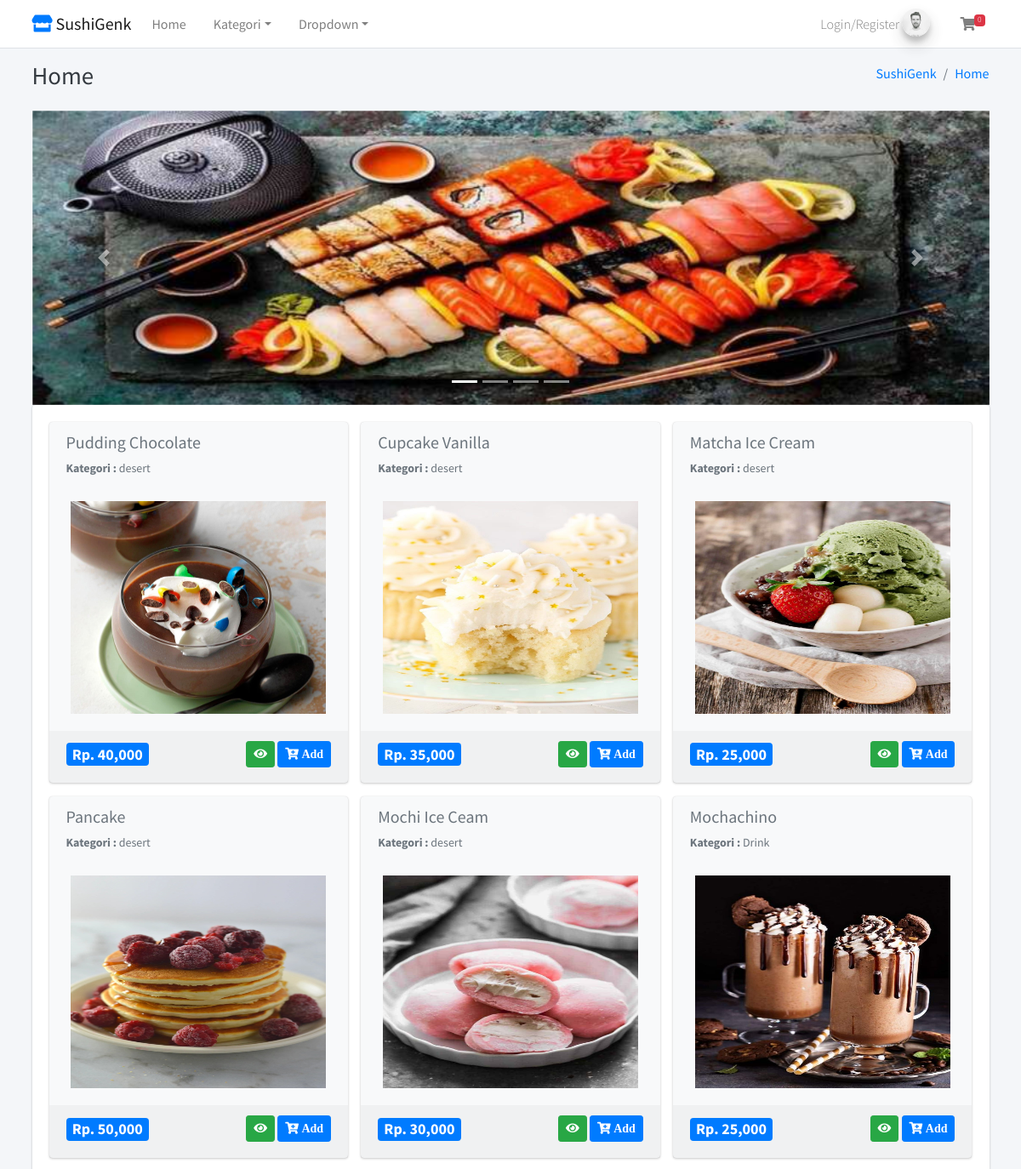
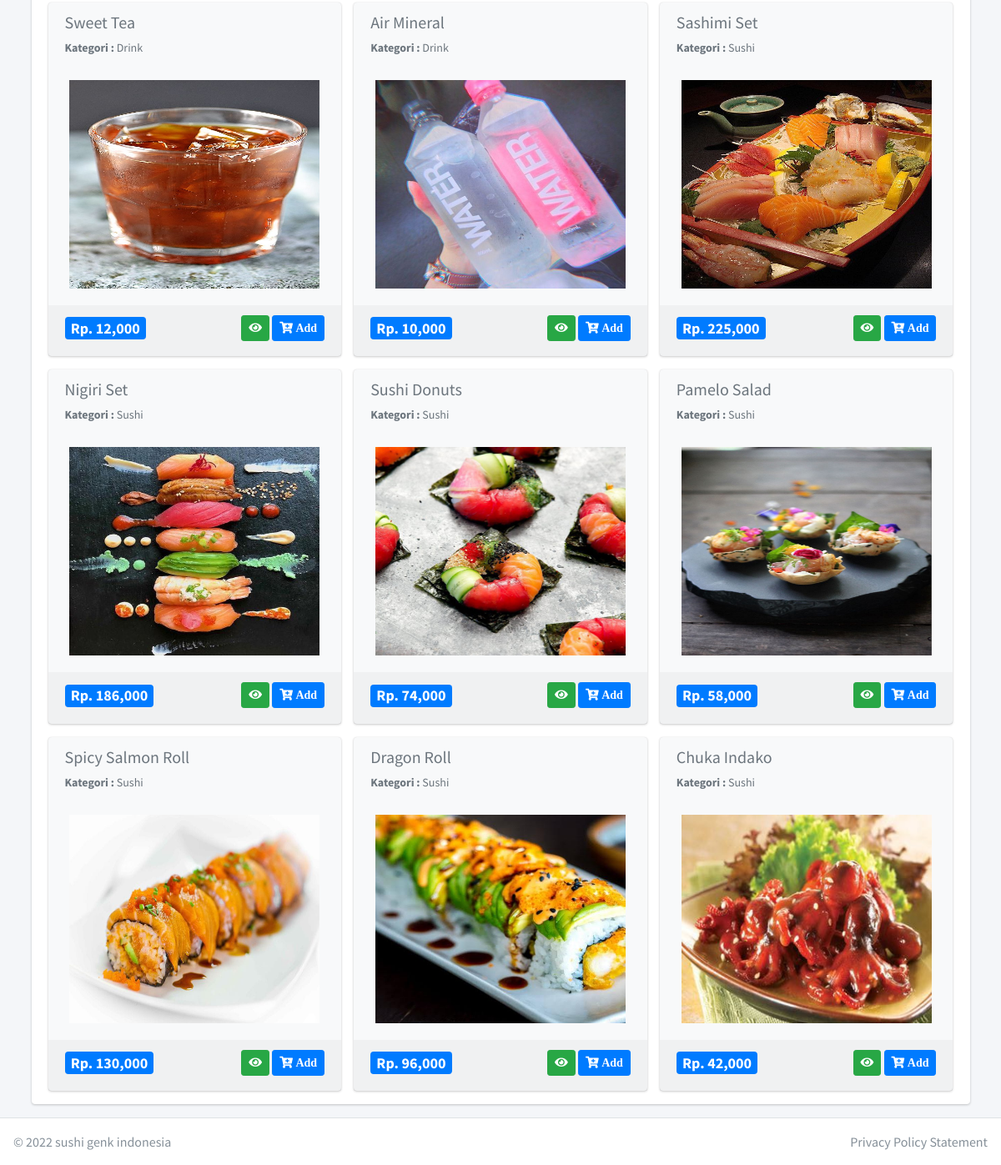
The page / on the database its author committed (2 pictures, top to bottom).
### tables this page shows
CREATE TABLE `tbl_barang` (
  `id_barang` int(11) NOT NULL,
  `nama_barang` varchar(255) DEFAULT NULL,
  `id_kategori` int(11) DEFAULT NULL,
  `harga` int(11) DEFAULT NULL,
  `deskripsi` mediumtext DEFAULT NULL,
  `gambar` text DEFAULT NULL,
  `berat` int(11) NOT NULL
);

CREATE TABLE `tbl_kategori` (
  `id_kategori` int(11) NOT NULL,
  `nama_kategori` varchar(50) DEFAULT NULL
);

### application/views/layout/v_wrapper_frontend.php (called while the page is built)
<?php
require_once('v_head.php');
require_once('v_header_frontend.php');
require_once('v_nav_frontend.php');
require_once('v_content.php');
require_once('v_footer_frontend.php');

### application/controllers/Home.php (called while the page is built, shortened)
<?php
class Home extends CI_Controller
{
	public function __construct()
	{
		$this->load->model('m_home');
	}
	public function index()
	{
		$data = array(
			'title' => 'Home',
			'barang' => $this->m_home->get_all_data(),
			'isi' => 'v_home',
		);
		$this->load->view('layout/v_wrapper_frontend', $data, FALSE);
	}
}

### index.php (called while the page is built, shortened)
<?php
require_once BASEPATH.'core/CodeIgniter.php';

### application/views/layout/v_content.php (called while the page is built)
<?php
if ($isi) {
	$this->load->view($isi);
}

### application/models/M_home.php (called while the page is built, shortened)
<?php
class M_home extends CI_Model
{
	public function get_all_data()
	{
		$this->db->select('*');
		$this->db->from('tbl_barang');
		$this->db->join('tbl_kategori', 'tbl_kategori.id_kategori = tbl_barang.id_kategori', 'left');
		$this->db->order_by('tbl_barang.id_barang', 'desc');
		return $this->db->get()->result();
	}
	public function get_all_data_kategori()
	{
		$this->db->select('*');
		$this->db->from('tbl_kategori');
		$this->db->order_by('id_kategori', 'desc');
		return $this->db->get()->result();
	}
}

### application/views/v_home.php (the view, shortened to what this page needs)
<div id="carouselExampleIndicators" class="carousel slide" data-ride="carousel">
	<ol class="carousel-indicators">
		<li data-target="#carouselExampleIndicators" data-slide-to="0" class="active"></li>
		<li data-target="#carouselExampleIndicators" data-slide-to="1"></li>
		<li data-target="#carouselExampleIndicators" data-slide-to="2"></li>
		<li data-target="#carouselExampleIndicators" data-slide-to="3"></li>
	</ol>
	<div class="carousel-inner">
		<div class="carousel-item active">
			<img class="d-block w-100" src="<?= base_url() ?>assets/slider/cover.jpeg">
		</div>
	</div>
	<a class="carousel-control-prev" href="#carouselExampleIndicators" role="button" data-slide="prev">
		<span class="carousel-control-prev-icon" aria-hidden="true"></span>
	</a>
	<a class="carousel-control-next" href="#carouselExampleIndicators" role="button" data-slide="next">
		<span class="carousel-control-next-icon" aria-hidden="true"></span>
	</a>
</div>
<div class="card card-solid">
	<div class="card-body pb-0">
		<div class="row">
			<?php foreach ($barang as $key => $value) { ?>
				<div class="col-sm-4">
					<?php
					echo form_open('belanja/add');
					?>
					<div class="card bg-light">
						<div class="card-header text-muted border-bottom-0">
							<h2 class="lead"><b><?= $value->nama_barang ?></b></h2>
							<p class="text-muted text-sm"><b>Kategori : </b><?= $value->nama_kategori ?></p>
						</div>
						<div class="card-body pt-0">
							<div class="row">
								<div class="col-12 text-center">
									<img src="<?= base_url('assets/gambar/' . $value->gambar) ?>" width="300px" height="250px">
								</div>
							</div>
						</div>
						<div class="card-footer">
							<div class="row">
								<div class="col-sm-6">
									<div class="text-left">
										<h4><span class="badge bg-primary">Rp. <?= number_format($value->harga, 0) ?></span></h4>
									</div>
								</div>
								<div class="col-sm-6">
									<div class="text-right">
										<a href="<?= base_url('home/detail_barang/' . $value->id_barang)  ?>" class="btn btn-sm btn-success">
											<i class="fas fa-eye"></i>
										</a>
										<button type="submit" class="btn btn-sm btn-primary swalDefaultSuccess">
											<i class="fas fa-cart-plus"> Add</i>
										</button>
									</div>
								</div>
							</div>
						</div>
					</div>
					<?php echo form_close(); ?>
				</div>
			<?php } ?>
		</div>
	</div>
</div>

### application/views/layout/v_head.php (shortened to what this page needs)
<!DOCTYPE html>
<html>
<head>
	<link rel="stylesheet" href="<?= base_url() ?>template/plugins/fontawesome-free/css/all.min.css">
	<link rel="stylesheet" href="https://code.ionicframework.com/ionicons/2.0.1/css/ionicons.min.css">
	<link rel="stylesheet" href="<?= base_url() ?>template/plugins/datatables-bs4/css/dataTables.bootstrap4.min.css">
	<link rel="stylesheet" href="<?= base_url() ?>template/plugins/datatables-responsive/css/responsive.bootstrap4.min.css">
	<link rel="stylesheet" href="<?= base_url() ?>template/plugins/sweetalert2-theme-bootstrap-4/bootstrap-4.min.css">
	<link rel="stylesheet" href="<?= base_url() ?>template/dist/css/adminlte.min.css">
</head>

### application/views/layout/v_header_frontend.php
<body class="hold-transition layout-top-nav">
	<div class="wrapper">

### application/views/layout/v_nav_frontend.php (shortened to what this page needs)
<nav class="main-header navbar navbar-expand-md navbar-light navbar-white">
	<div class="container">
		<a href="<?= base_url() ?>" class="navbar-brand">
			<i class="fas fa-store text-primary"></i>
			<span class="brand-text font-weight-light"><b> SushiGenk</b></span>
		</a>
		<div class="collapse navbar-collapse order-3" id="navbarCollapse">
			<ul class="navbar-nav">
				<li class="nav-item">
					<a href="<?= base_url() ?>" class="nav-link">Home</a>
				</li>
				<li class="nav-item dropdown">
					<a id="dropdownSubMenu1" href="#" data-toggle="dropdown" aria-haspopup="true" aria-expanded="false" class="nav-link dropdown-toggle">Kategori</a>
				</li>
				<li class="nav-item dropdown">
					<a id="dropdownSubMenu1" href="#" data-toggle="dropdown" aria-haspopup="true" aria-expanded="false" class="nav-link dropdown-toggle">Dropdown</a>
				</li>
			</ul>
		</div>
		<ul class="order-1 order-md-3 navbar-nav navbar-no-expand ml-auto">
			<li class="nav-item">
				<?php if ($this->session->userdata('email') == "") { ?>
					<a class="nav-link" href="<?= base_url('pelanggan/login') ?>">
						<span class="brand-text font-weight-light">Login/Register</span>
						<img src="<?= base_url() ?>template/dist/img/user1-128x128.jpg" alt="AdminLTE Logo" class="brand-image img-circle elevation-3" style="opacity: .8">
					</a>
				<?php } ?>
			</li>
			<?php
			$jml_item = 0;
			?>
			<li class="nav-item dropdown">
				<a class="nav-link" data-toggle="dropdown" href="#">
					<i class="fas fa-shopping-cart"></i>
					<span class="badge badge-danger navbar-badge"><?= $jml_item ?></span>
				</a>
			</li>
		</ul>
	</div>
</nav>
<div class="content-wrapper">
	<div class="content-header">
		<div class="container">
			<div class="row mb-2">
				<div class="col-sm-6">
					<h1 class="m-0 text-dark"> <?= $title ?></h1>
				</div>
				<div class="col-sm-6">
					<ol class="breadcrumb float-sm-right">
						<li class="breadcrumb-item"><a href="#">SushiGenk</a></li>
						<li class="breadcrumb-item"><a href="#"><?= $title ?></a></li>
					</ol>
				</div>
			</div>
		</div>
	</div>
	<div class="content">
		<div class="container">

### application/views/layout/v_footer_frontend.php (shortened to what this page needs)
</div>
</div>
<footer class="main-footer">
	<div class="float-right d-none d-sm-inline">
		Privacy Policy Statement
	</div>
	<strong> </strong> © 2022 sushi genk indonesia
</footer>
</div>
</body>
</html>

### rows shown on the page
tbl_barang: nama_barang "Pudding Chocolate", id_kategori.nama_kategori "desert", gambar (picture), harga "40,000"
tbl_barang: nama_barang "Cupcake Vanilla", id_kategori.nama_kategori "desert", gambar (picture), harga "35,000"
tbl_barang: nama_barang "Matcha Ice Cream", id_kategori.nama_kategori "desert", gambar (picture), harga "25,000"
tbl_barang: nama_barang "Pancake", id_kategori.nama_kategori "desert", gambar (picture), harga "50,000"
tbl_barang: nama_barang "Mochi Ice Ceam", id_kategori.nama_kategori "desert", gambar (picture), harga "30,000"
tbl_barang: nama_barang "Mochachino", id_kategori.nama_kategori "Drink", gambar (picture), harga "25,000"
tbl_barang: nama_barang "Sweet Tea", id_kategori.nama_kategori "Drink", gambar (picture), harga "12,000"
tbl_barang: nama_barang "Air Mineral", id_kategori.nama_kategori "Drink", gambar (picture), harga "10,000"
tbl_barang: nama_barang "Sashimi Set", id_kategori.nama_kategori "Sushi", gambar (picture), harga "225,000"
tbl_barang: nama_barang "Nigiri Set", id_kategori.nama_kategori "Sushi", gambar (picture), harga "186,000"
tbl_barang: nama_barang "Sushi Donuts", id_kategori.nama_kategori "Sushi", gambar (picture), harga "74,000"
tbl_barang: nama_barang "Pamelo Salad", id_kategori.nama_kategori "Sushi", gambar (picture), harga "58,000"
tbl_barang: nama_barang "Spicy Salmon Roll", id_kategori.nama_kategori "Sushi", gambar (picture), harga "130,000"
tbl_barang: nama_barang "Dragon Roll", id_kategori.nama_kategori "Sushi", gambar (picture), harga "96,000"
tbl_barang: nama_barang "Chuka Indako", id_kategori.nama_kategori "Sushi", gambar (picture), harga "42,000"

### other values the page prints
$jml_item "0"
$title "Home"
